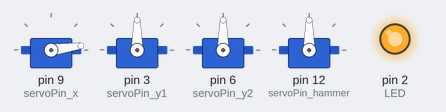
This sketch was run on a simulated Arduino Uno, built with avr-gcc and run on an emulated ATmega328P. On the bench: 4 × servo, output pins drawn as LEDs (lit = HIGH).

Above: at 0.15 s.
At 2.6 s:
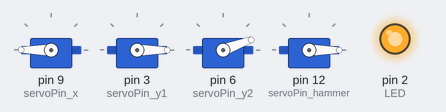
At 4.9 s:
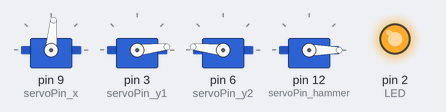
At 20.9 s:
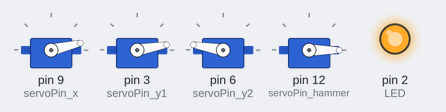
At 27.7 s:
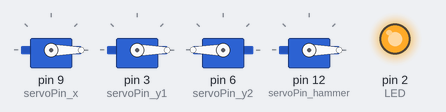
Timing chart, 0 to 29.2 s (numbered marks = the images above):
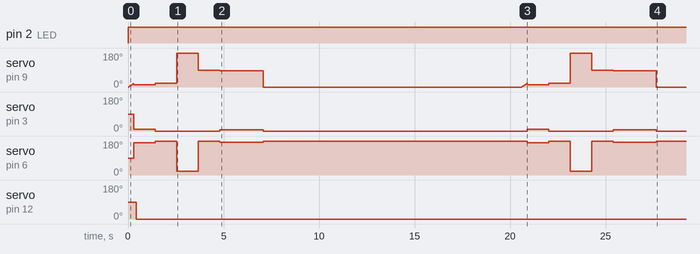

Measured:
- by itself, pin 2 (LED): LOW → HIGH at 0.00 s
- by itself, servo on pin 3 (servoPin_y1): 90° → 10° at 0.31 s, → 0° 1.1 s later, → 6° 3.4 s later, → 0° 2.3 s later, … (8 changes in this stretch)
- by itself, servo on pin 12 (servoPin_hammer): 90° → 0° at 0.43 s
- by itself, servo on pin 6 (servoPin_y2): 90° → 170° at 0.31 s, → 180° 1.1 s later, → 20° 1.1 s later, → 180° 1.1 s later, … (12 changes in this stretch)

The sketch:

makeathon.ino
```cpp
#include <math.h>
#include <stdlib.h>
#include <stdio.h>
#include <Servo.h>

// int x_pos = 20;
// int y_pos = 0;
double tab_length = 0.7;
double tab_height = 0.4;
double x_r = 4.5;
double y_r = 1.6;
double teeth = 16;

class Note{
    public:
        String note;
        int note_num;
};
/*
int main() {
  String notes = "F1E1C1";
  int splitLength = 2;
  int NumSubstrings = notes.length() / splitLength;
  double moves[NumSubstrings * 6 + 3];

  int num = 3;
  int * count = &num;
  Parse_Notes(notes, moves, count);


  double final_moves[*count];

  for (int i = 0; i < *count; i ++){
    final_moves[i] = moves[i];
    }


  for (int i = 0; i < *count; i++) {
    std::cout << "Move #  ";
    std::cout << i;
    std::cout << "\n";
    std::cout << final_moves[i];
    std::cout << "\n";
  }


}
*/

void Parse_Notes(String notes, double *moves, int* count) {
  int splitLength = 2;
  int NumSubstrings = notes.length() / splitLength;

  String ret[NumSubstrings];

  for (auto i = 0; i < NumSubstrings; i++) {
    ret[i] = (notes.substring(i * splitLength, splitLength));
  }

  // If there are leftover characters, create a shorter item at the end.

  Note initial_note;
  initial_note.note = "C1";
  initial_note.note_num = 0;
  int initial_pos[2] = {0, 0};

  double x_pos = 20.0;
  double y_pos = 0.0;

  moves[0] = x_pos;
  moves[1] = y_pos;
  moves[2] = 0;
  int i = 3;
  int string_count = 0;
  while (i  < NumSubstrings * 6 + 3 && string_count < NumSubstrings) {

    Note note = Transform_Note(ret[string_count]);
    string_count ++;

    int pos[2];
    Note_To_Direction(note, pos);

    // Checked up to here

    double move_ptr[6];
    Check_Move(pos, initial_pos, x_pos, y_pos, move_ptr);


    moves[i] = move_ptr[0];
    i++;
    moves[i] = move_ptr[1];
    i++;
    moves[i] = move_ptr[2];
    i++;
    *(count) += 3;

    double x_y = *(move_ptr + 2);

    if (x_y == 0) {
      x_pos = *move_ptr;
      y_pos = *(move_ptr + 1);
    } else {
      y_pos = *move_ptr;
      x_pos = *(move_ptr + 1);
    }

    if (move_ptr[3] != -1) {
      moves[i] = move_ptr[3];
      i ++;
      moves[i] = move_ptr[4];
      i ++;
      moves[i] = move_ptr[5];
      i ++;

      x_y = move_ptr[5];
      if (x_y == 0) {
      x_pos = move_ptr[3];
      y_pos = move_ptr[4];
    } else {
      y_pos = move_ptr[3];
      x_pos = move_ptr [4];
    }


      *count += 3;
    }

    initial_note = note;
    for (int j = 0; j < 2; j++) {
      initial_pos[j] = pos[j];
    }
  }
}

void Check_Move(int *pos, int *initial_pos, double x_pos, double y_pos,
                double *move_ptr) {
  // Takes in x and y displacement and turn that into motor commands

  int arr[] = {0, 0};
  int *zero_pos = arr;

  double arr2[6];

  double temp_ptr[3];

  if (initial_pos[1] > 0 && pos[1] < 0 || initial_pos[1] < 0 && pos[1] > 0) {

    Move(zero_pos, initial_pos, x_pos, y_pos, temp_ptr);

    move_ptr[0] = temp_ptr[0];
    move_ptr[1] = temp_ptr[1];
    move_ptr[2] = temp_ptr[2];


    Move(pos, zero_pos, 90, 0, temp_ptr);

    move_ptr[3] = temp_ptr[0];
    move_ptr[4] = temp_ptr[1];
    move_ptr[5] = temp_ptr[2];


  }
else {
    Move(pos, initial_pos, x_pos, y_pos, temp_ptr);


    move_ptr[0] = temp_ptr[0];
    move_ptr[1] = temp_ptr[1];

    move_ptr[2] = temp_ptr[2];

    move_ptr[3] = -1;
  }
}

void Move(int *pos, int *initial_pos, double x_pos, double y_pos, double *temp_ptr) {
  int x_move = pos[1] - initial_pos[1];
  int y_move = pos[0] - initial_pos[0];


  double arr[3];
  double x_pos_new = 0;
  double y_pos_new = 0;

  if (x_move > 0) {
    if (y_move > 0) {
      x_pos_new = MoveX(x_move, x_pos);
      arr[0] = x_pos_new;
      y_pos_new = MoveY(y_move, y_pos);
      arr[1] = y_pos_new;
      arr[2] = 0;
    } else {
      y_pos_new = MoveY(y_move, y_pos);
      arr[0] = y_pos_new;
      x_pos_new = MoveX(x_move, x_pos);
      arr[1] = x_pos_new;
      arr[2] = 1;
    }
  } else {
    if (y_move > 0) {
      x_pos_new = MoveX(x_move, x_pos);
      arr[0] = x_pos_new;
      y_pos_new = MoveY(y_move, y_pos);
      arr[1] = y_pos_new;

      arr[2] = 0;
    } else {

      y_pos_new = MoveY(y_move, y_pos);
      arr[0] = y_pos_new;
      x_pos_new = MoveX(x_move, x_pos);
      arr[1] = x_pos_new;
      arr[2] = 1;
    }
  }

  for (int i = 0; i < 3; i ++){
    temp_ptr[i] = arr[i];
  }
}

// Takes in a note and transforms it into the note class
Note Transform_Note(String note_str) {
  char letter = note_str[0];
  char octave = note_str[1];

  int octave_i = octave - '0';

  int temp_num = 0;
  switch (letter) {
  case 'C':
    temp_num = 0;
    break;
  case 'D':
    temp_num = 1;
    break;
  case 'E':
    temp_num = 2;
    break;
  case 'F':
    temp_num = 3;
    break;
  case 'G':
    temp_num = 4;
    break;
  case 'A':
    temp_num = 5;
    break;
  case 'B':
    temp_num = 6;
    break;

  }

  int note_num = temp_num + (octave_i - 1) * 7;

  Note note;
  note.note = note_str;
  note.note_num = note_num;

  return note;
}

// Takes in a note and provides x, y shift
void Note_To_Direction(Note note_start, int *pos) {

  int y_a = 0;
  int x_a = 0;
  if (note_start.note_num%2 != 0){
    y_a = ceil((note_start.note_num+1) / 2);
    x_a = ceil((note_start.note_num + 1) / 2) * pow(-1, note_start.note_num);
  }
  else{
  y_a = ceil(note_start.note_num / 2);
   x_a = ceil(note_start.note_num / 2) * pow(-1, note_start.note_num);
    }

  *(pos) = y_a;
  *(pos + 1) = x_a;

  int arr[] = {y_a, x_a};
  int *note_pos;
  note_pos = arr;
  // return note_pos;
}

double MoveX(int x_move, double x_pos) {
  // left motion
  double x_length = x_move * tab_length;
  double x_rotate = 0;
  if (x_move < 0) {
    //left motion
    x_rotate = Length_To_Rotate(x_length*(-1), x_r, teeth);
    x_pos = x_pos - x_rotate;
  } else {
    // right motion
    x_rotate = Length_To_Rotate(x_length, x_r, teeth);
    x_pos = x_pos + x_rotate;
  }

  return x_pos;
}

double MoveY(int y_move, double y_pos) {
  double y_length = y_move * tab_height;

  double y_rotate = 0;
  if (y_move < 0) {
    // Move Down
    y_rotate = Length_To_Rotate(y_length*(-1), y_r, teeth);
    y_pos = y_pos - y_rotate;
  } else {
    y_rotate = Length_To_Rotate(y_length, y_r, teeth);
    y_pos = y_pos + y_rotate;


  }

  return y_pos;
}

double Length_To_Rotate(double len, double r, double teeth) {
  return len /(r * cos(atan(4)/2 - atan(4) / teeth) * teeth) * 180;
  // returns angle rotation corresponding to the necessary length
}

// Actual Motor stuff

Servo servo_x;
Servo servo_y1;
Servo servo_y2;
Servo servo_hammer;

int pos_x = 0;
int pos_y = 0;

int pos_hammer = 0;

int new_pos_x = 0;
int new_pos_y = 0;

int LED = 2;


int servoPin_x = 9;
int servoPin_y1 = 3;
int servoPin_y2 = 6;
int servoPin_hammer = 12;

void setup(){
  servo_x.attach(servoPin_x);
  servo_y1.attach(servoPin_y1);
  servo_y2.attach(servoPin_y2);
  servo_hammer.attach(servoPin_hammer);
  pinMode(LED, OUTPUT);
}


void loop(){

digitalWrite(LED, HIGH);
//pos_x = 0;

/*
for (pos_x = 0; pos_x < 180; pos_x +=1){
    servo_x.write(pos_x);
    servo_y1.write(pos_x);
    servo_y2.write(pos_x);
    servo_hammer.write(pos_x);
     delay(15);
}

for(pos_x = 180; pos_x > -1; pos_x -=1){
    servo_x.write(pos_x);
    servo_y1.write(pos_x);
    servo_y2.write(pos_x);
    servo_hammer.write(pos_x);
     delay(15);
}
*/

 String notes = "A1F1D1C1";

 int splitLength = 2;
 int NumSubstrings = notes.length()/splitLength;
 //double moves[NumSubstrings*6 + 3];
 double* moves = (double*)calloc(NumSubstrings*6 + 3, sizeof(double));

 int num = 3;
 int *count = &num;
 Parse_Notes(notes, moves, count);

double* final_moves = (double*)calloc(num, sizeof(double));
//double final_moves[num];

 for (int i = 0; i < num; i ++){
    *(final_moves + i) = *(moves + i);
  }

    for (pos_x; pos_x < 20; pos_x ++){
        servo_x.write(pos_x);
        delay(15);
    }
    for (pos_y; pos_y > 0; pos_y --){
        servo_y1.write(pos_y);
        servo_y2.write(pos_y);
    }
    for (int i = 0; i < num - 3; i ++){
        double x_y = *(final_moves + 3*(i+1) + 2);
        double x_y_past = *(final_moves + 3*i + 2);
        if (x_y == 0){
        //Case 1: Rotate X, Rotate Y, Hit
        //Rotate Servo X
        //Rotate Servo Y
        if (x_y_past == 0){
            pos_x = int(*(final_moves + 3*i));
            pos_y = int(*(final_moves + 3*i + 1));
        }
        else{
          pos_x = int(*(final_moves + 3*i + 1));
          pos_y = int(*(final_moves + 3*i));
        }

        new_pos_x = int(*(final_moves + 3*(i + 1)));
        new_pos_y = int(*(final_moves + 3*(i + 1) + 1));

        //Case x > 0 y > 0
         servo_x.write(new_pos_x);
         servo_y1.write(new_pos_y);
         servo_y2.write(180 - new_pos_y);

        if (new_pos_x > pos_x){
          servo_x.write(pos_x);
          /*
            for(pos_x; pos_x < new_pos_x; pos_x ++){
                servo_x.write(pos_x);
                delay(15);
            }
                if (new_pos_y > pos_y){
                    for(pos_y; pos_y < new_pos_y; pos_y ++){
                        servo_y1.write(pos_y);
                        servo_y2.write(pos_y);
                    }
                }
                else{
                    for(pos_y; pos_y > new_pos_y; pos_y --){
                        servo_y1.write(pos_y);
                        servo_y2.write(pos_y);
                    }

                }
                */
        }
        else{
          /*
            for(pos_x; pos_x > new_pos_x; pos_x --){
                servo_x.write(pos_x);
                delay(15);
            }
                if (new_pos_y > pos_y){
                    for(pos_y; pos_y < new_pos_y; pos_y ++){
                        servo_y1.write(pos_y);
                        servo_y2.write(pos_y);
                    }
                }
                else{
                    for(pos_y; pos_y > new_pos_y; pos_y --){
                        servo_y1.write(pos_y);
                        servo_y2.write(pos_y);
                    }
                }
                */

        }

        //Case x < 0 y > 0
        }
        else{
        //Case 2: Rotate Y, Rotate X, Hit
        //Rotate servo Y
        //Rotate Servo X
        //Hit
        if (x_y_past == 0){
            pos_x = int(*(final_moves + 3*i));
            pos_y = int(*(final_moves + 3*i + 1));
        }
        else{
          pos_x = int(*(final_moves + 3*i + 1));
          pos_y = int(*(final_moves + 3*i));
        }

        new_pos_x = int(*(final_moves + 3*(i + 1) + 1));
        new_pos_y = int(*(final_moves + 3*(i + 1)));

         servo_x.write(new_pos_x);
         servo_y1.write(new_pos_y);
         servo_y2.write(180-new_pos_y);

        if (new_pos_x > pos_x){
          /*
            for(pos_x; pos_x < new_pos_x; pos_x ++){
                servo_x.write(pos_x);
                delay(15);
            }
                if (new_pos_y > pos_y){
                    for(pos_y; pos_y < new_pos_y; pos_y ++){
                        servo_y1.write(pos_y);
                        servo_y2.write(pos_y);
                    }
                }
                else{
                    for(pos_y; pos_y > new_pos_y; pos_y --){
                        servo_y1.write(pos_y);
                        servo_y2.write(pos_y);
                    }

                }
                */
        }
        else{
          /*

            for(pos_x; pos_x > new_pos_x; pos_x --){
                servo_x.write(pos_x);
                delay(15);
            }
                if (new_pos_y > pos_y){
                    for(pos_y; pos_y < new_pos_y; pos_y ++){
                        servo_y1.write(pos_y);
                        servo_y2.write(pos_y);
                    }
                }
                else{
                    for(pos_y; pos_y > new_pos_y; pos_y --){
                        servo_y1.write(pos_y);
                        servo_y2.write(pos_y);
                    }
                }
*/
        }

        }
    delay(100);
    for (pos_hammer; pos_hammer <= 180; pos_hammer ++){
      servo_hammer.write(pos_hammer);
    }

    for (pos_hammer; pos_hammer > -1; pos_hammer --){
      servo_hammer.write(pos_hammer);
    }
    pos_hammer = 0;
    delay(1000);
    }

}
```
